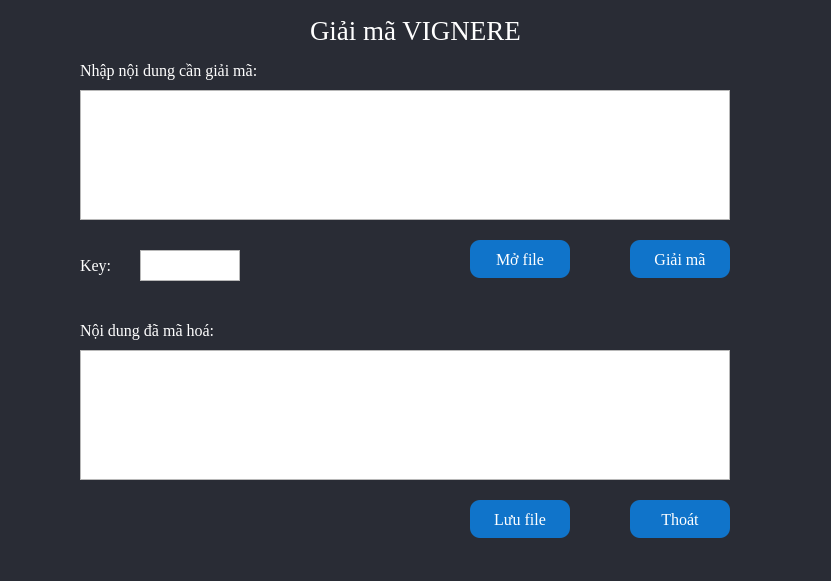
<?xml version="1.0" encoding="UTF-8"?>
<ui version="4.0">
 <class>Form</class>
 <widget class="QWidget" name="Form">
  <property name="geometry">
   <rect>
    <x>0</x>
    <y>0</y>
    <width>831</width>
    <height>581</height>
   </rect>
  </property>
  <property name="windowTitle">
   <string>Form</string>
  </property>
  <property name="styleSheet">
   <string notr="true">#Form{
background-color: #292C35;
color: rgb(255, 255, 255);
}
#btnGiaiMa{
	background-color: #1074CA;
	color: rgb(255, 255, 255);
	border-radius: 10px;
}
#btnOpenFile{
	background-color: #1074CA;
	color: rgb(255, 255, 255);
	border-radius: 10px;
}
#btnSaveFile{
	background-color: #1074CA;
	color: rgb(255, 255, 255);
	border-radius: 10px;

}
#btnClose{
	background-color: #1074CA;
	color: rgb(255, 255, 255);
	border-radius: 10px;

}</string>
  </property>
  <widget class="QTextEdit" name="txtVanBanGoc">
   <property name="geometry">
    <rect>
     <x>80</x>
     <y>350</y>
     <width>650</width>
     <height>130</height>
    </rect>
   </property>
   <property name="font">
    <font>
     <family>Times New Roman</family>
     <pointsize>12</pointsize>
    </font>
   </property>
   <property name="styleSheet">
    <string notr="true">font: 12pt &quot;Times New Roman&quot;;
color: rgb(255, 255, 255);</string>
   </property>
  </widget>
  <widget class="QLabel" name="label_2">
   <property name="geometry">
    <rect>
     <x>80</x>
     <y>60</y>
     <width>221</width>
     <height>21</height>
    </rect>
   </property>
   <property name="font">
    <font>
     <family>Times New Roman</family>
     <pointsize>12</pointsize>
    </font>
   </property>
   <property name="styleSheet">
    <string notr="true">color: rgb(255, 255, 255);</string>
   </property>
   <property name="text">
    <string>Nhập nội dung cần giải mã:</string>
   </property>
  </widget>
  <widget class="QTextEdit" name="txtKey">
   <property name="geometry">
    <rect>
     <x>140</x>
     <y>250</y>
     <width>100</width>
     <height>31</height>
    </rect>
   </property>
   <property name="font">
    <font>
     <family>Times New Roman</family>
     <pointsize>12</pointsize>
    </font>
   </property>
   <property name="styleSheet">
    <string notr="true">color: rgb(255, 255, 255);
font: 12pt &quot;Times New Roman&quot;;</string>
   </property>
  </widget>
  <widget class="QLabel" name="label_3">
   <property name="geometry">
    <rect>
     <x>80</x>
     <y>250</y>
     <width>31</width>
     <height>31</height>
    </rect>
   </property>
   <property name="font">
    <font>
     <family>Times New Roman</family>
     <pointsize>12</pointsize>
    </font>
   </property>
   <property name="styleSheet">
    <string notr="true">font: 12pt &quot;Times New Roman&quot;;
color: rgb(255, 255, 255);</string>
   </property>
   <property name="text">
    <string>Key:</string>
   </property>
  </widget>
  <widget class="QLabel" name="label">
   <property name="geometry">
    <rect>
     <x>310</x>
     <y>0</y>
     <width>291</width>
     <height>61</height>
    </rect>
   </property>
   <property name="font">
    <font>
     <family>Times New Roman</family>
     <pointsize>20</pointsize>
     <weight>50</weight>
     <italic>false</italic>
     <bold>false</bold>
    </font>
   </property>
   <property name="styleSheet">
    <string notr="true">color: rgb(255, 255, 255);</string>
   </property>
   <property name="text">
    <string>Giải mã VIGNERE</string>
   </property>
  </widget>
  <widget class="QPushButton" name="btnOpenFile">
   <property name="geometry">
    <rect>
     <x>470</x>
     <y>240</y>
     <width>100</width>
     <height>38</height>
    </rect>
   </property>
   <property name="font">
    <font>
     <family>Times New Roman</family>
     <pointsize>12</pointsize>
    </font>
   </property>
   <property name="text">
    <string>Mở file</string>
   </property>
   <property name="icon">
    <iconset>
     <normaloff>../icon/mo.png</normaloff>../icon/mo.png</iconset>
   </property>
  </widget>
  <widget class="QTextEdit" name="txtCiphertext">
   <property name="geometry">
    <rect>
     <x>80</x>
     <y>90</y>
     <width>650</width>
     <height>130</height>
    </rect>
   </property>
   <property name="styleSheet">
    <string notr="true">font: 12pt &quot;Times New Roman&quot;;
color: rgb(255, 255, 255);</string>
   </property>
  </widget>
  <widget class="QPushButton" name="btnSaveFile">
   <property name="geometry">
    <rect>
     <x>470</x>
     <y>500</y>
     <width>100</width>
     <height>38</height>
    </rect>
   </property>
   <property name="font">
    <font>
     <family>Times New Roman</family>
     <pointsize>12</pointsize>
    </font>
   </property>
   <property name="text">
    <string>Lưu file</string>
   </property>
   <property name="icon">
    <iconset>
     <normaloff>../icon/luufile.png</normaloff>../icon/luufile.png</iconset>
   </property>
   <property name="iconSize">
    <size>
     <width>16</width>
     <height>16</height>
    </size>
   </property>
   <property name="checkable">
    <bool>false</bool>
   </property>
  </widget>
  <widget class="QPushButton" name="btnGiaiMa">
   <property name="geometry">
    <rect>
     <x>630</x>
     <y>240</y>
     <width>100</width>
     <height>38</height>
    </rect>
   </property>
   <property name="font">
    <font>
     <family>Times New Roman</family>
     <pointsize>12</pointsize>
    </font>
   </property>
   <property name="text">
    <string>Giải mã</string>
   </property>
   <property name="icon">
    <iconset>
     <normaloff>../icon/gm_.png</normaloff>../icon/gm_.png</iconset>
   </property>
  </widget>
  <widget class="QLabel" name="label_4">
   <property name="geometry">
    <rect>
     <x>80</x>
     <y>320</y>
     <width>181</width>
     <height>21</height>
    </rect>
   </property>
   <property name="font">
    <font>
     <family>Times New Roman</family>
     <pointsize>12</pointsize>
    </font>
   </property>
   <property name="styleSheet">
    <string notr="true">color: rgb(255, 255, 255);</string>
   </property>
   <property name="text">
    <string>Nội dung đã mã hoá:</string>
   </property>
  </widget>
  <widget class="QPushButton" name="btnClose">
   <property name="geometry">
    <rect>
     <x>630</x>
     <y>500</y>
     <width>100</width>
     <height>38</height>
    </rect>
   </property>
   <property name="font">
    <font>
     <family>Times New Roman</family>
     <pointsize>12</pointsize>
    </font>
   </property>
   <property name="text">
    <string>Thoát</string>
   </property>
   <property name="icon">
    <iconset>
     <normaloff>../icon/thoat.png</normaloff>../icon/thoat.png</iconset>
   </property>
   <property name="iconSize">
    <size>
     <width>20</width>
     <height>20</height>
    </size>
   </property>
   <property name="checkable">
    <bool>false</bool>
   </property>
  </widget>
 </widget>
 <resources/>
 <connections/>
</ui>
